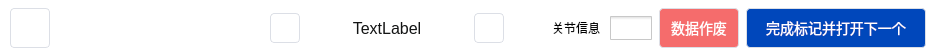
    <widget class="QWidget" name="widgetTitle" native="true">
     <property name="sizePolicy">
      <sizepolicy hsizetype="Expanding" vsizetype="Fixed">
       <horstretch>0</horstretch>
       <verstretch>0</verstretch>
      </sizepolicy>
     </property>
     <property name="minimumSize">
      <size>
       <width>700</width>
       <height>56</height>
      </size>
     </property>
     <property name="maximumSize">
      <size>
       <width>16777215</width>
       <height>56</height>
      </size>
     </property>
     <property name="styleSheet">
      <string notr="true">QWidget{
    background-color: rgb(255, 255, 255);
}
#widgetTitle{
    border-top: 1px solid #d0d2d5;
    border-bottom: 1px solid #d0d2d5;
}</string>
     </property>
     <layout class="QHBoxLayout" name="horizontalLayout_6">
      <property name="spacing">
       <number>7</number>
      </property>
      <property name="leftMargin">
       <number>10</number>
      </property>
      <property name="topMargin">
       <number>2</number>
      </property>
      <property name="rightMargin">
       <number>10</number>
      </property>
      <property name="bottomMargin">
       <number>2</number>
      </property>
      <item>
       <widget class="QPushButton" name="btnGoBack">
        <property name="sizePolicy">
         <sizepolicy hsizetype="Fixed" vsizetype="Fixed">
          <horstretch>0</horstretch>
          <verstretch>0</verstretch>
         </sizepolicy>
        </property>
        <property name="minimumSize">
         <size>
          <width>40</width>
          <height>40</height>
         </size>
        </property>
        <property name="maximumSize">
         <size>
          <width>40</width>
          <height>40</height>
         </size>
        </property>
        <property name="styleSheet">
         <string notr="true">.QPushButton{
    border-radius: 4px;
    opacity: 1;
    border:1px solid #DCDFE6;
    background-image:url(:/res/image/arrow-right.png);
    background-repeat:no-repeat;
    background-position:center;
    background-origin: content;
}

.QPushButton:hover{
	border:1px solid #131414;
}</string>
        </property>
        <property name="text">
         <string/>
        </property>
       </widget>
      </item>
      <item>
       <spacer name="horizontalSpacer">
        <property name="orientation">
         <enum>Qt::Horizontal</enum>
        </property>
        <property name="sizeHint" stdset="0">
         <size>
          <width>213</width>
          <height>15</height>
         </size>
        </property>
       </spacer>
      </item>
      <item>
       <widget class="QPushButton" name="btnPrevious">
        <property name="sizePolicy">
         <sizepolicy hsizetype="Fixed" vsizetype="Fixed">
          <horstretch>0</horstretch>
          <verstretch>0</verstretch>
         </sizepolicy>
        </property>
        <property name="minimumSize">
         <size>
          <width>30</width>
          <height>30</height>
         </size>
        </property>
        <property name="maximumSize">
         <size>
          <width>30</width>
          <height>30</height>
         </size>
        </property>
        <property name="styleSheet">
         <string notr="true">.QPushButton{
    border-radius: 4px;
    opacity: 1;
    border:1px solid #DCDFE6;
    background-image:url(:/res/image/previous.png);
    background-repeat:no-repeat;
    background-position:center;
    background-origin: content;
}
.QPushButton:!enabled{
	background-color: #909399;
}
.QPushButton:hover{
	border:1px solid #131414;
}</string>
        </property>
        <property name="text">
         <string/>
        </property>
       </widget>
      </item>
      <item>
       <widget class="QLabel" name="labelTaskName">
        <property name="sizePolicy">
         <sizepolicy hsizetype="Minimum" vsizetype="Fixed">
          <horstretch>0</horstretch>
          <verstretch>0</verstretch>
         </sizepolicy>
        </property>
        <property name="minimumSize">
         <size>
          <width>160</width>
          <height>40</height>
         </size>
        </property>
        <property name="maximumSize">
         <size>
          <width>16777215</width>
          <height>40</height>
         </size>
        </property>
        <property name="styleSheet">
         <string notr="true">opacity: 1;
font-size: 16px;
font-weight: normal;
line-height: 24px;
color: #131414;
text-align: center;
background-color: rgb(255, 255, 255);
padding-left:20px;
padding-right:20px;</string>
        </property>
        <property name="text">
         <string>TextLabel</string>
        </property>
        <property name="alignment">
         <set>Qt::AlignCenter</set>
        </property>
       </widget>
      </item>
      <item>
       <widget class="QPushButton" name="btnNext">
        <property name="sizePolicy">
         <sizepolicy hsizetype="Fixed" vsizetype="Fixed">
          <horstretch>0</horstretch>
          <verstretch>0</verstretch>
         </sizepolicy>
        </property>
        <property name="minimumSize">
         <size>
          <width>30</width>
          <height>30</height>
         </size>
        </property>
        <property name="maximumSize">
         <size>
          <width>30</width>
          <height>30</height>
         </size>
        </property>
        <property name="styleSheet">
         <string notr="true">.QPushButton{
    border-radius: 4px;
    opacity: 1;
    border:1px solid #DCDFE6;
    background-image:url(:/res/image/next.png);
    background-repeat:no-repeat;
    background-position:center;
    background-origin: content;
}
.QPushButton:!enabled{
	background-color: #909399;
}
.QPushButton:hover{
	border:1px solid #131414;
}</string>
        </property>
        <property name="text">
         <string/>
        </property>
       </widget>
      </item>
      <item>
       <spacer name="horizontalSpacer_2">
        <property name="orientation">
         <enum>Qt::Horizontal</enum>
        </property>
        <property name="sizeHint" stdset="0">
         <size>
          <width>40</width>
          <height>20</height>
         </size>
        </property>
       </spacer>
      </item>
      <item>
       <widget class="QCheckBox" name="checkBoxJoint">
        <property name="minimumSize">
         <size>
          <width>0</width>
          <height>40</height>
         </size>
        </property>
        <property name="maximumSize">
         <size>
          <width>16777215</width>
          <height>40</height>
         </size>
        </property>
        <property name="layoutDirection">
         <enum>Qt::RightToLeft</enum>
        </property>
        <property name="styleSheet">
         <string notr="true">QCheckBox {
    spacing: 10px; 
    background-color: rgb(255, 255, 255);
}
QCheckBox::indicator {
    width: 42px;
    height: 24px;
}
QCheckBox::indicator:unchecked {
    border: none;
    background-color: white;
    border-radius: 3px;
    image: url(:/res/image/off.png);
}
QCheckBox::indicator:checked {
    border: none;
    background-color: white;
    border-radius: 3px;
    image: url(:/res/image/on.png);
}</string>
        </property>
        <property name="text">
         <string>关节信息</string>
        </property>
       </widget>
      </item>
      <item>
       <widget class="QPushButton" name="btnDataObsolete">
        <property name="minimumSize">
         <size>
          <width>80</width>
          <height>40</height>
         </size>
        </property>
        <property name="maximumSize">
         <size>
          <width>16777215</width>
          <height>40</height>
         </size>
        </property>
        <property name="styleSheet">
         <string notr="true">.QPushButton{
    border-radius: 4px;
    opacity: 1;
    background: #F56C6C;
    border:1px solid #DCDFE6;
    font-size: 14px;
    font-weight: normal;
    line-height: 24px;
    color: #FFFFFF;
}

.QPushButton:hover{
	border:1px solid #131414;
}</string>
        </property>
        <property name="text">
         <string>数据作废</string>
        </property>
       </widget>
      </item>
      <item>
       <widget class="QPushButton" name="btnMakeFinished">
        <property name="minimumSize">
         <size>
          <width>180</width>
          <height>40</height>
         </size>
        </property>
        <property name="maximumSize">
         <size>
          <width>16777215</width>
          <height>40</height>
         </size>
        </property>
        <property name="styleSheet">
         <string notr="true">.QPushButton{
    border-radius: 4px;
    opacity: 1;
    background: #0047BB;
    border:1px solid #DCDFE6;
    font-size: 14px;
    font-weight: normal;
    line-height: 24px;
    color: #FFFFFF;
}

.QPushButton:hover{
	border:1px solid #131414;
}</string>
        </property>
        <property name="text">
         <string>完成标记并打开下一个</string>
        </property>
       </widget>
      </item>
     </layout>
    </widget>
